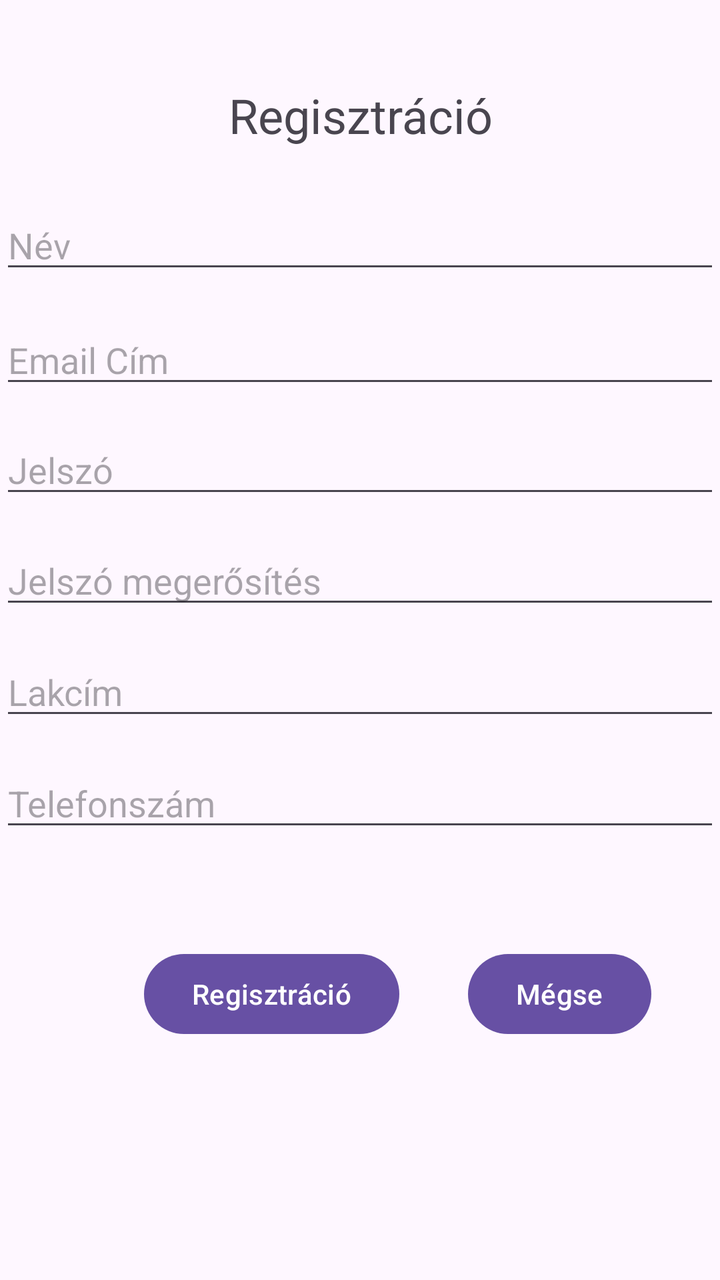
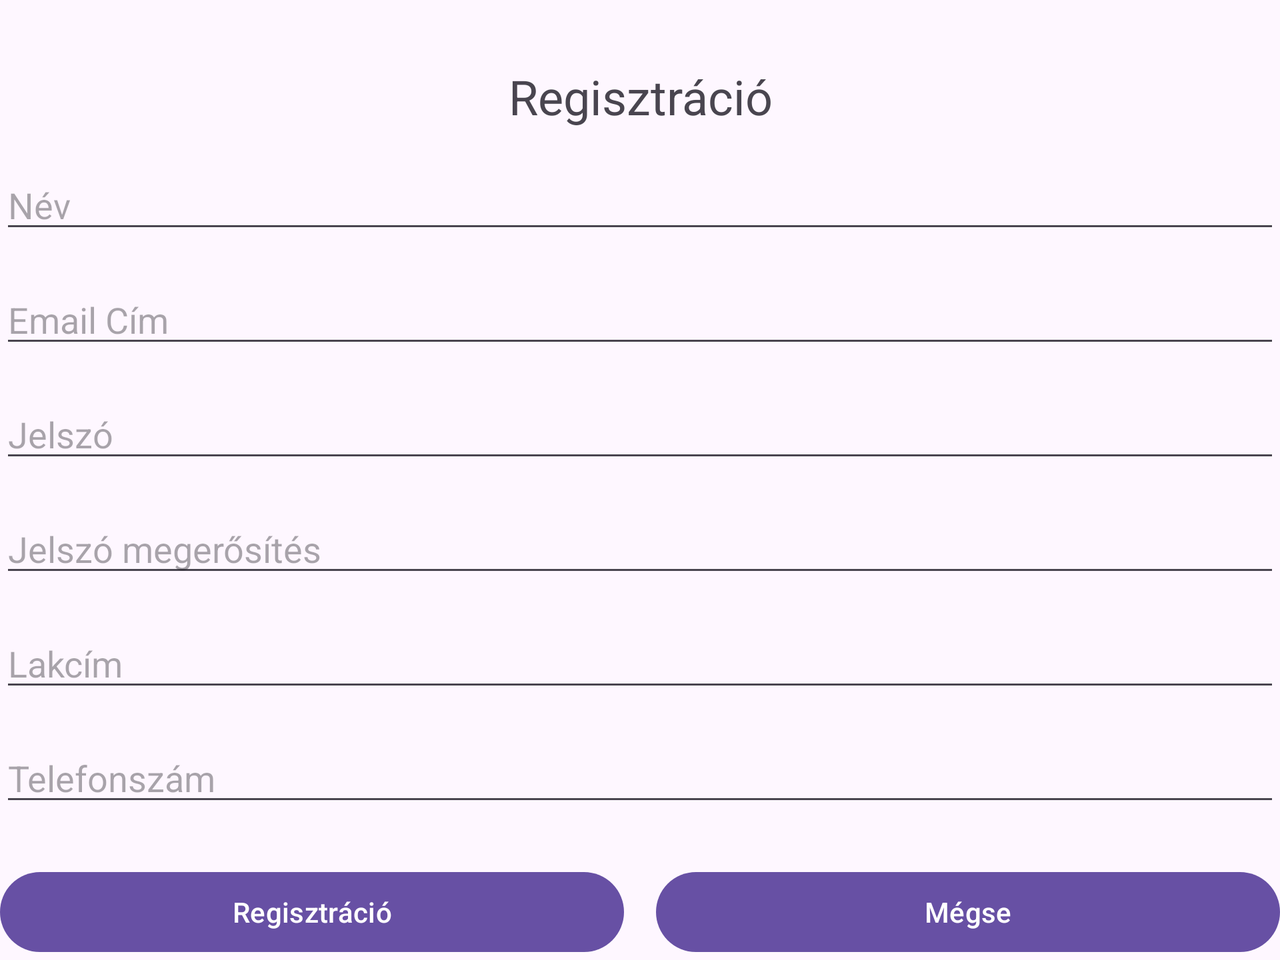

First picture: res/layout/ on a phone held upright. Second picture: the repository's own variant of that layout, on a device whose configuration matches the variant's folder. Source for both follows.
<!-- AndroidManifest.xml: application theme Theme.RopiApp -->
<!-- res/layout/activity_register.xml -->
<?xml version="1.0" encoding="utf-8"?>
<androidx.constraintlayout.widget.ConstraintLayout
    xmlns:android="http://schemas.android.com/apk/res/android"
    xmlns:app="http://schemas.android.com/apk/res-auto"
    xmlns:tools="http://schemas.android.com/tools"
    android:id="@+id/main"
    android:layout_width="match_parent"
    android:layout_height="match_parent"
    tools:context=".RegisterActivity">

    <TextView
        android:id="@+id/register"
        android:layout_width="match_parent"
        android:layout_height="wrap_content"
        android:text="@string/register"
        android:textAlignment="center"
        android:textSize="24sp"
        app:layout_constraintBottom_toBottomOf="parent"
        app:layout_constraintEnd_toEndOf="parent"
        app:layout_constraintTop_toTopOf="parent"
        app:layout_constraintVertical_bias="0.068" />

    <EditText
        android:id="@+id/name"
        android:layout_width="match_parent"
        android:layout_height="wrap_content"
        android:autofillHints=""
        android:ems="10"
        android:hint="@string/name"
        android:inputType="textPersonName"
        app:layout_constraintBottom_toBottomOf="parent"
        app:layout_constraintEnd_toEndOf="parent"
        app:layout_constraintStart_toStartOf="parent"
        app:layout_constraintTop_toBottomOf="@+id/register"
        app:layout_constraintVertical_bias="0.051" />

    <EditText
        android:id="@+id/email"
        android:layout_width="match_parent"
        android:layout_height="wrap_content"
        android:autofillHints=""
        android:ems="10"
        android:hint="@string/email_cim"
        android:inputType="textEmailAddress"
        app:layout_constraintBottom_toBottomOf="parent"
        app:layout_constraintEnd_toEndOf="parent"
        app:layout_constraintStart_toStartOf="parent"
        app:layout_constraintTop_toBottomOf="@+id/name"
        app:layout_constraintVertical_bias="0.035" />

    <EditText
        android:id="@+id/password"
        android:layout_width="match_parent"
        android:layout_height="wrap_content"
        android:autofillHints=""
        android:ems="10"
        android:hint="@string/password"
        android:inputType="textPassword"
        app:layout_constraintBottom_toBottomOf="parent"
        app:layout_constraintEnd_toEndOf="parent"
        app:layout_constraintStart_toStartOf="parent"
        app:layout_constraintTop_toBottomOf="@+id/email"
        app:layout_constraintVertical_bias="0.034" />

    <EditText
        android:id="@+id/passwordAgain"
        android:layout_width="match_parent"
        android:layout_height="wrap_content"
        android:autofillHints=""
        android:ems="10"
        android:hint="@string/password_again"
        android:inputType="textPassword"
        app:layout_constraintBottom_toBottomOf="parent"
        app:layout_constraintEnd_toEndOf="parent"
        app:layout_constraintStart_toStartOf="parent"
        app:layout_constraintTop_toBottomOf="@+id/password"
        app:layout_constraintVertical_bias="0.041" />

    <EditText
        android:id="@+id/address"
        android:layout_width="match_parent"
        android:layout_height="wrap_content"
        android:autofillHints=""
        android:ems="10"
        android:hint="@string/address"
        android:inputType="textPostalAddress"
        app:layout_constraintBottom_toBottomOf="parent"
        app:layout_constraintEnd_toEndOf="parent"
        app:layout_constraintStart_toStartOf="parent"
        app:layout_constraintTop_toBottomOf="@+id/passwordAgain"
        app:layout_constraintVertical_bias="0.05" />

    <EditText
        android:id="@+id/mobil"
        android:layout_width="match_parent"
        android:layout_height="wrap_content"
        android:autofillHints=""
        android:ems="10"
        android:hint="@string/phone"
        android:inputType="number"
        app:layout_constraintBottom_toBottomOf="parent"
        app:layout_constraintEnd_toEndOf="parent"
        app:layout_constraintStart_toStartOf="parent"
        app:layout_constraintTop_toBottomOf="@+id/address"
        app:layout_constraintVertical_bias="0.062" />

    <Button
        android:id="@+id/registerButton"
        android:layout_width="wrap_content"
        android:layout_height="wrap_content"
        android:layout_marginStart="72dp"
        android:text="@string/register"
        android:onClick="register"
        app:layout_constraintBottom_toBottomOf="parent"
        app:layout_constraintStart_toStartOf="parent"
        app:layout_constraintTop_toBottomOf="@+id/mobil"
        app:layout_constraintVertical_bias="0.305"
        tools:ignore="UsingOnClickInXml" />

    <Button
        android:id="@+id/cancelButton"
        android:layout_width="wrap_content"
        android:layout_height="wrap_content"
        android:text="@string/cancel"
        android:onClick="cancel"
        app:layout_constraintBottom_toBottomOf="parent"
        app:layout_constraintEnd_toEndOf="parent"
        app:layout_constraintStart_toEndOf="@+id/registerButton"
        app:layout_constraintTop_toBottomOf="@+id/mobil"
        app:layout_constraintVertical_bias="0.305"
        tools:ignore="UsingOnClickInXml" />


</androidx.constraintlayout.widget.ConstraintLayout>
<!-- resources referenced by this layout -->
<resources>
  <string name="address">Lakcím</string>
  <string name="cancel">Mégse</string>
  <string name="email_cim">Email Cím</string>
  <string name="name">Név</string>
  <string name="password">Jelszó</string>
  <string name="password_again">Jelszó megerősítés</string>
  <string name="phone">Telefonszám</string>
  <string name="register">Regisztráció</string>
  <style name="Theme.RopiApp" parent="Base.Theme.RopiApp" />
  <style name="Base.Theme.RopiApp" parent="Theme.Material3.DayNight.NoActionBar">
          
          
      </style>
</resources>
<!-- res/layout-land/activity_register.xml (the repository's variant of the layout above) -->
<!-- drawn on the phone turned sideways -->
<?xml version="1.0" encoding="utf-8"?>
<ScrollView
    xmlns:android="http://schemas.android.com/apk/res/android"
    xmlns:app="http://schemas.android.com/apk/res-auto"
    xmlns:tools="http://schemas.android.com/tools"
    android:layout_width="match_parent"
    android:layout_height="match_parent">

    <androidx.constraintlayout.widget.ConstraintLayout
        android:id="@+id/main"
        android:layout_width="match_parent"
        android:layout_height="wrap_content"
        tools:context=".RegisterActivity">

        <TextView
            android:id="@+id/register"
            android:layout_width="match_parent"
            android:layout_height="wrap_content"
            android:text="@string/register"
            android:textAlignment="center"
            android:textSize="24sp"
            app:layout_constraintTop_toTopOf="parent"
            app:layout_constraintStart_toStartOf="parent"
            app:layout_constraintEnd_toEndOf="parent"
            android:layout_marginTop="32dp" />

        <EditText
            android:id="@+id/name"
            android:layout_width="match_parent"
            android:layout_height="wrap_content"
            android:hint="@string/name"
            android:inputType="textPersonName"
            app:layout_constraintTop_toBottomOf="@id/register"
            app:layout_constraintStart_toStartOf="parent"
            app:layout_constraintEnd_toEndOf="parent"
            android:layout_marginTop="16dp" />

        <EditText
            android:id="@+id/email"
            android:layout_width="match_parent"
            android:layout_height="wrap_content"
            android:hint="@string/email_cim"
            android:inputType="textEmailAddress"
            app:layout_constraintTop_toBottomOf="@id/name"
            app:layout_constraintStart_toStartOf="parent"
            app:layout_constraintEnd_toEndOf="parent"
            android:layout_marginTop="16dp" />

        <EditText
            android:id="@+id/password"
            android:layout_width="match_parent"
            android:layout_height="wrap_content"
            android:hint="@string/password"
            android:inputType="textPassword"
            app:layout_constraintTop_toBottomOf="@id/email"
            app:layout_constraintStart_toStartOf="parent"
            app:layout_constraintEnd_toEndOf="parent"
            android:layout_marginTop="16dp" />

        <EditText
            android:id="@+id/passwordAgain"
            android:layout_width="match_parent"
            android:layout_height="wrap_content"
            android:hint="@string/password_again"
            android:inputType="textPassword"
            app:layout_constraintTop_toBottomOf="@id/password"
            app:layout_constraintStart_toStartOf="parent"
            app:layout_constraintEnd_toEndOf="parent"
            android:layout_marginTop="16dp" />

        <EditText
            android:id="@+id/address"
            android:layout_width="match_parent"
            android:layout_height="wrap_content"
            android:hint="@string/address"
            android:inputType="textPostalAddress"
            app:layout_constraintTop_toBottomOf="@id/passwordAgain"
            app:layout_constraintStart_toStartOf="parent"
            app:layout_constraintEnd_toEndOf="parent"
            android:layout_marginTop="16dp" />

        <EditText
            android:id="@+id/mobil"
            android:layout_width="match_parent"
            android:layout_height="wrap_content"
            android:hint="@string/phone"
            android:inputType="phone"
            app:layout_constraintTop_toBottomOf="@id/address"
            app:layout_constraintStart_toStartOf="parent"
            app:layout_constraintEnd_toEndOf="parent"
            android:layout_marginTop="16dp" />

        <Button
            android:id="@+id/registerButton"
            android:layout_width="0dp"
            android:layout_height="wrap_content"
            android:text="@string/register"
            android:onClick="register"
            app:layout_constraintTop_toBottomOf="@id/mobil"
            app:layout_constraintStart_toStartOf="parent"
            app:layout_constraintEnd_toStartOf="@+id/cancelButton"
            android:layout_marginTop="24dp"
            android:layout_marginEnd="8dp"
            tools:ignore="UsingOnClickInXml" />

        <Button
            android:id="@+id/cancelButton"
            android:layout_width="0dp"
            android:layout_height="wrap_content"
            android:text="@string/cancel"
            android:onClick="cancel"
            app:layout_constraintTop_toBottomOf="@id/mobil"
            app:layout_constraintStart_toEndOf="@+id/registerButton"
            app:layout_constraintEnd_toEndOf="parent"
            android:layout_marginTop="24dp"
            android:layout_marginStart="8dp"
            tools:ignore="UsingOnClickInXml" />

    </androidx.constraintlayout.widget.ConstraintLayout>
</ScrollView>
